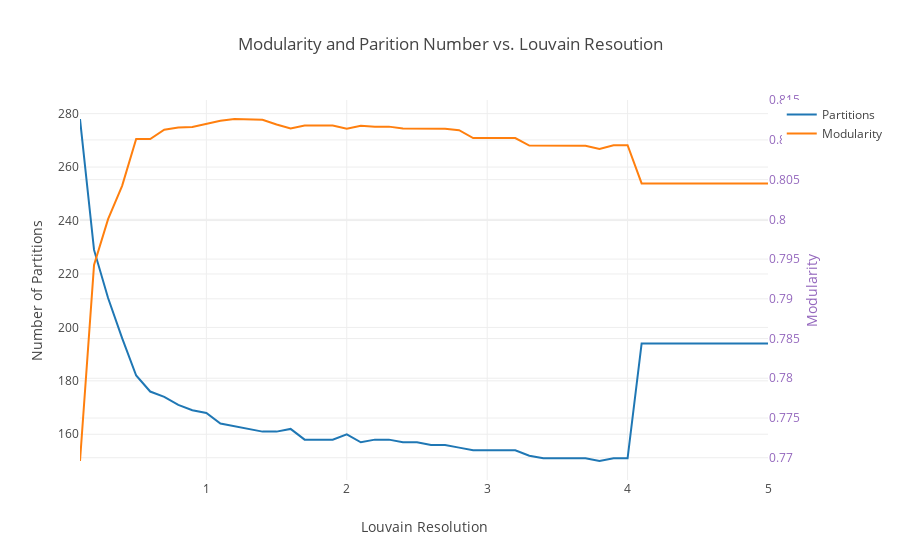

Notebook cell for this chart:
### Code cell
# Create traces
trace0 = go.Scatter(
    x = prtn_mod_res_df['Resolution'],
    y = prtn_mod_res_df['Num_Partitions'],
    mode = 'lines',
    name = 'Partitions'
)
trace1 = go.Scatter(
    x = prtn_mod_res_df['Resolution'],
    y = prtn_mod_res_df['Modularity'],
    mode = 'lines',
    name = 'Modularity',
    yaxis='y2'
)


layout = go.Layout(
    title='Modularity and Parition Number vs. Louvain Resoution',
    xaxis=dict(
        title='Louvain Resolution'
    ),
    yaxis=dict(
        title='Number of Partitions'
    ),
    yaxis2=dict(
        title='Modularity',
        titlefont=dict(
            color='rgb(148, 103, 189)'
        ),
        tickfont=dict(
            color='rgb(148, 103, 189)'
        ),
        overlaying='y',
        side='right'
    )
)

data = [trace0, trace1]
fig = go.Figure(data=data, layout=layout)
iplot(fig)

### Figure 1 — Plotly figure (JSON) as saved in the notebook; plotly's stock layout.template omitted (floating-point values rounded to 4 significant figures)
{"data": [{"mode": "lines", "name": "Partitions", "type": "scatter", "x": [0.1, 0.2, 0.3, 0.4, 0.5, 0.6, 0.7, 0.8, 0.9, 1, 1.1, 1.2, 1.3, 1.4, 1.5, 1.6, 1.7, 1.8, 1.9, 2, 2.1, 2.2, 2.3, 2.4, 2.5, 2.6, 2.7, 2.8, 2.9, 3.0, 3.1, 3.2, 3.3, 3.4, 3.5, 3.6, 3.7, 3.8, 3.9, 4, 4.1, 4.2, 4.3, 4.4, 4.5, 4.6, 4.7, 4.8, 4.9, 5], "y": [278, 229, 211, 196, 182, 176, 174, 171, 169, 168, 164, 163, 162, 161, 161, 162, 158, 158, 158, 160, 157, 158, 158, 157, 157, 156, 156, 155, 154, 154, 154, 154, 152, 151, 151, 151, 151, 150, 151, 151, 194, 194, 194, 194, 194, 194, 194, 194, 194, 194]}, {"mode": "lines", "name": "Modularity", "type": "scatter", "x": [0.1, 0.2, 0.3, 0.4, 0.5, 0.6, 0.7, 0.8, 0.9, 1, 1.1, 1.2, 1.3, 1.4, 1.5, 1.6, 1.7, 1.8, 1.9, 2, 2.1, 2.2, 2.3, 2.4, 2.5, 2.6, 2.7, 2.8, 2.9, 3.0, 3.1, 3.2, 3.3, 3.4, 3.5, 3.6, 3.7, 3.8, 3.9, 4, 4.1, 4.2, 4.3, 4.4, 4.5, 4.6, 4.7, 4.8, 4.9, 5], "y": [0.7696, 0.7943, 0.8, 0.8042, 0.8101, 0.8101, 0.8113, 0.8115, 0.8116, 0.812, 0.8124, 0.8126, 0.8126, 0.8125, 0.8119, 0.8114, 0.8118, 0.8118, 0.8118, 0.8114, 0.8118, 0.8117, 0.8117, 0.8114, 0.8114, 0.8114, 0.8114, 0.8112, 0.8102, 0.8102, 0.8102, 0.8102, 0.8093, 0.8093, 0.8093, 0.8093, 0.8093, 0.8089, 0.8093, 0.8093, 0.8045, 0.8045, 0.8045, 0.8045, 0.8045, 0.8045, 0.8045, 0.8045, 0.8045, 0.8045], "yaxis": "y2"}], "layout": {"title": "Modularity and Parition Number vs. Louvain Resoution", "xaxis": {"title": "Louvain Resolution"}, "yaxis": {"title": "Number of Partitions"}, "yaxis2": {"overlaying": "y", "side": "right", "tickfont": {"color": "rgb(148, 103, 189)"}, "title": "Modularity", "titlefont": {"color": "rgb(148, 103, 189)"}}}}
